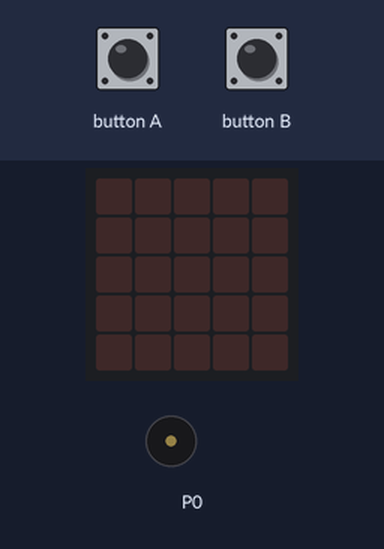
The program below on a simulated BBC micro:bit running MicroPython. On the bench: the board's 5×5 LED display, buzzer (waves = sounding). The test bench sets the inputs (shaded band).

Above: at 1.2 s.
1.3 s: button A pressed for 0.15 s
At 2.7 s:
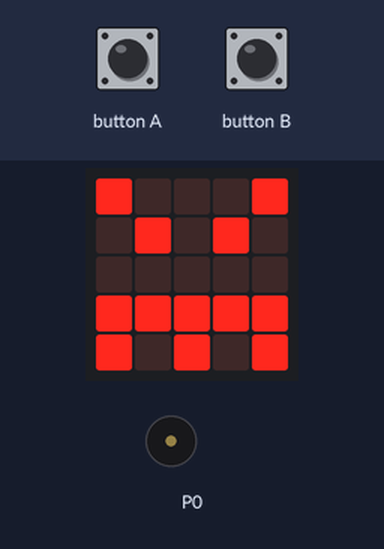
3.8 s: button B pressed for 3.2 s
At 8.3 s:
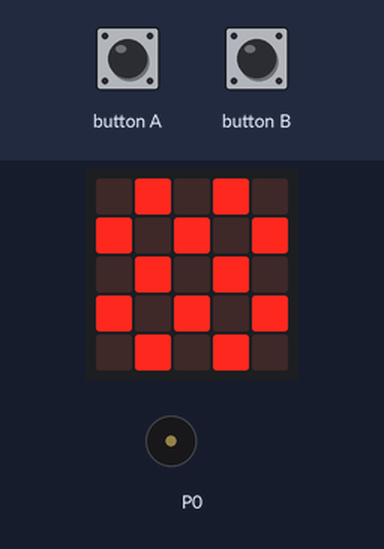
8.5 s: button A pressed for 1 s
At 8.74 s:
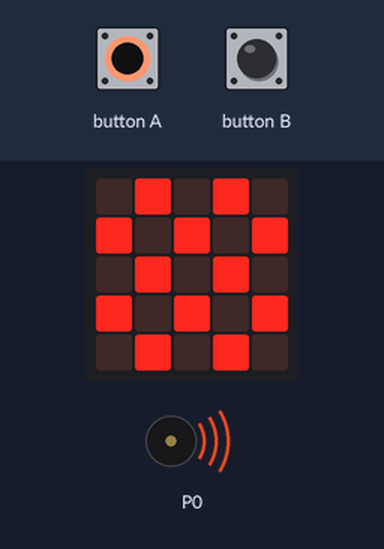
11.0 s: button A pressed for 3.2 s
At 11.24 s:
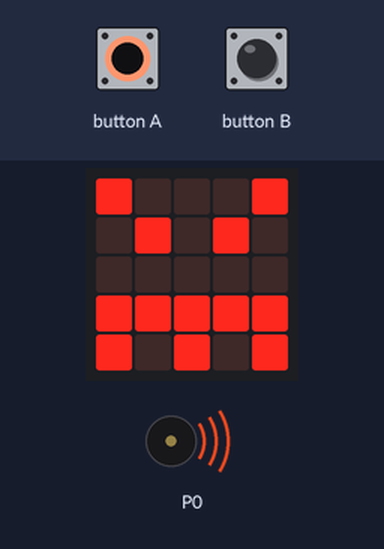
Timing chart, 0 to 16.3 s (numbered marks = the images above; inputs shaded):
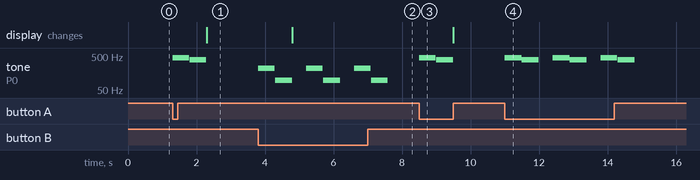

Measured:
- after the input at 1.3 s, tone on P0: silent → 440 Hz at once, → silent 0.49 s later, → 392 Hz 0.01 s later, → silent 0.49 s later; the display: changes after 1.0 s (image 1)
- after the input at 3.8 s, tone on P0: silent → 220 Hz at once, then repeats every 1.4 s: silent 0.01 s, 98 Hz 0.49 s, silent 0.41 s, 220 Hz 0.49 s; the display: changes after 1.0 s (image 2)
- after the input at 8.5 s, tone on P0: silent → 440 Hz at once, → silent 0.49 s later, → 392 Hz 0.01 s later, → silent 0.49 s later
- after the input at 11.0 s, tone on P0: silent → 440 Hz at once, then repeats every 1.4 s: silent 0.01 s, 392 Hz 0.49 s, silent 0.41 s, 440 Hz 0.49 s

The program:

ej3.py
```python
# Imports go at the top
from microbit import *
import music
Notas = ['a:4','g']
Notas2 = ['a3','g2']
while True:
    if button_a.is_pressed():
        music.play(Notas)
        display.show(Image.ANGRY)
        sleep(400)
    elif button_b.is_pressed():
        music.play(Notas2)
        display.show(Image.CHESSBOARD)
        sleep(400)
```
